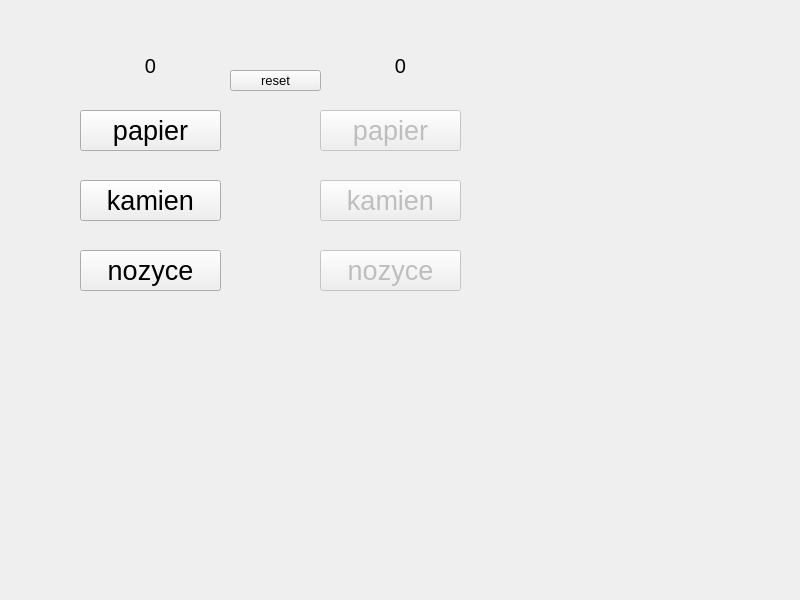
<?xml version="1.0" encoding="UTF-8"?>
<ui version="4.0">
 <class>MainWindow</class>
 <widget class="QMainWindow" name="MainWindow">
  <property name="geometry">
   <rect>
    <x>0</x>
    <y>0</y>
    <width>800</width>
    <height>600</height>
   </rect>
  </property>
  <property name="windowTitle">
   <string>MainWindow</string>
  </property>
  <widget class="QWidget" name="centralwidget">
   <widget class="QPushButton" name="u1">
    <property name="geometry">
     <rect>
      <x>80</x>
      <y>110</y>
      <width>141</width>
      <height>41</height>
     </rect>
    </property>
    <property name="font">
     <font>
      <pointsize>20</pointsize>
     </font>
    </property>
    <property name="text">
     <string>papier</string>
    </property>
   </widget>
   <widget class="QPushButton" name="u2">
    <property name="geometry">
     <rect>
      <x>80</x>
      <y>180</y>
      <width>141</width>
      <height>41</height>
     </rect>
    </property>
    <property name="font">
     <font>
      <pointsize>20</pointsize>
     </font>
    </property>
    <property name="text">
     <string>kamien</string>
    </property>
   </widget>
   <widget class="QPushButton" name="u3">
    <property name="geometry">
     <rect>
      <x>80</x>
      <y>250</y>
      <width>141</width>
      <height>41</height>
     </rect>
    </property>
    <property name="font">
     <font>
      <pointsize>20</pointsize>
     </font>
    </property>
    <property name="text">
     <string>nozyce</string>
    </property>
   </widget>
   <widget class="QPushButton" name="k1">
    <property name="enabled">
     <bool>false</bool>
    </property>
    <property name="geometry">
     <rect>
      <x>320</x>
      <y>110</y>
      <width>141</width>
      <height>41</height>
     </rect>
    </property>
    <property name="font">
     <font>
      <pointsize>20</pointsize>
     </font>
    </property>
    <property name="text">
     <string>papier</string>
    </property>
   </widget>
   <widget class="QPushButton" name="k2">
    <property name="enabled">
     <bool>false</bool>
    </property>
    <property name="geometry">
     <rect>
      <x>320</x>
      <y>180</y>
      <width>141</width>
      <height>41</height>
     </rect>
    </property>
    <property name="font">
     <font>
      <pointsize>20</pointsize>
     </font>
    </property>
    <property name="text">
     <string>kamien</string>
    </property>
   </widget>
   <widget class="QPushButton" name="k3">
    <property name="enabled">
     <bool>false</bool>
    </property>
    <property name="geometry">
     <rect>
      <x>320</x>
      <y>250</y>
      <width>141</width>
      <height>41</height>
     </rect>
    </property>
    <property name="font">
     <font>
      <pointsize>20</pointsize>
     </font>
    </property>
    <property name="text">
     <string>nozyce</string>
    </property>
   </widget>
   <widget class="QPushButton" name="reset">
    <property name="geometry">
     <rect>
      <x>230</x>
      <y>70</y>
      <width>91</width>
      <height>21</height>
     </rect>
    </property>
    <property name="font">
     <font>
      <pointsize>10</pointsize>
     </font>
    </property>
    <property name="text">
     <string>reset</string>
    </property>
   </widget>
   <widget class="QLabel" name="ul">
    <property name="geometry">
     <rect>
      <x>90</x>
      <y>40</y>
      <width>121</width>
      <height>51</height>
     </rect>
    </property>
    <property name="font">
     <font>
      <pointsize>15</pointsize>
     </font>
    </property>
    <property name="text">
     <string>0</string>
    </property>
    <property name="alignment">
     <set>Qt::AlignCenter</set>
    </property>
   </widget>
   <widget class="QLabel" name="kl">
    <property name="geometry">
     <rect>
      <x>340</x>
      <y>40</y>
      <width>121</width>
      <height>51</height>
     </rect>
    </property>
    <property name="font">
     <font>
      <pointsize>15</pointsize>
     </font>
    </property>
    <property name="text">
     <string>0</string>
    </property>
    <property name="alignment">
     <set>Qt::AlignCenter</set>
    </property>
   </widget>
  </widget>
 </widget>
 <resources/>
 <connections/>
</ui>
